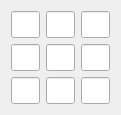
    <widget class="QWidget" name="verticalLayoutWidget_6">
     <property name="geometry">
      <rect>
       <x>150</x>
       <y>140</y>
       <width>121</width>
       <height>111</height>
      </rect>
     </property>
     <layout class="QVBoxLayout" name="verticalLayout_6">
      <item>
       <layout class="QHBoxLayout" name="horizontalLayout_14">
        <item>
         <widget class="QLineEdit" name="le_3_3">
          <property name="sizePolicy">
           <sizepolicy hsizetype="Expanding" vsizetype="Expanding">
            <horstretch>0</horstretch>
            <verstretch>0</verstretch>
           </sizepolicy>
          </property>
          <property name="font">
           <font>
            <pointsize>12</pointsize>
           </font>
          </property>
          <property name="mouseTracking">
           <bool>true</bool>
          </property>
          <property name="focusPolicy">
           <enum>Qt::ClickFocus</enum>
          </property>
          <property name="contextMenuPolicy">
           <enum>Qt::NoContextMenu</enum>
          </property>
          <property name="acceptDrops">
           <bool>false</bool>
          </property>
          <property name="alignment">
           <set>Qt::AlignCenter</set>
          </property>
         </widget>
        </item>
        <item>
         <widget class="QLineEdit" name="le_3_4">
          <property name="sizePolicy">
           <sizepolicy hsizetype="Expanding" vsizetype="Expanding">
            <horstretch>0</horstretch>
            <verstretch>0</verstretch>
           </sizepolicy>
          </property>
          <property name="font">
           <font>
            <pointsize>12</pointsize>
           </font>
          </property>
          <property name="mouseTracking">
           <bool>true</bool>
          </property>
          <property name="focusPolicy">
           <enum>Qt::ClickFocus</enum>
          </property>
          <property name="contextMenuPolicy">
           <enum>Qt::NoContextMenu</enum>
          </property>
          <property name="acceptDrops">
           <bool>false</bool>
          </property>
          <property name="alignment">
           <set>Qt::AlignCenter</set>
          </property>
         </widget>
        </item>
        <item>
         <widget class="QLineEdit" name="le_3_5">
          <property name="sizePolicy">
           <sizepolicy hsizetype="Expanding" vsizetype="Expanding">
            <horstretch>0</horstretch>
            <verstretch>0</verstretch>
           </sizepolicy>
          </property>
          <property name="font">
           <font>
            <pointsize>12</pointsize>
           </font>
          </property>
          <property name="mouseTracking">
           <bool>true</bool>
          </property>
          <property name="focusPolicy">
           <enum>Qt::ClickFocus</enum>
          </property>
          <property name="contextMenuPolicy">
           <enum>Qt::NoContextMenu</enum>
          </property>
          <property name="acceptDrops">
           <bool>false</bool>
          </property>
          <property name="alignment">
           <set>Qt::AlignCenter</set>
          </property>
         </widget>
        </item>
       </layout>
      </item>
      <item>
       <layout class="QHBoxLayout" name="horizontalLayout_15">
        <item>
         <widget class="QLineEdit" name="le_4_3">
          <property name="sizePolicy">
           <sizepolicy hsizetype="Expanding" vsizetype="Expanding">
            <horstretch>0</horstretch>
            <verstretch>0</verstretch>
           </sizepolicy>
          </property>
          <property name="font">
           <font>
            <pointsize>12</pointsize>
           </font>
          </property>
          <property name="mouseTracking">
           <bool>true</bool>
          </property>
          <property name="focusPolicy">
           <enum>Qt::ClickFocus</enum>
          </property>
          <property name="contextMenuPolicy">
           <enum>Qt::NoContextMenu</enum>
          </property>
          <property name="acceptDrops">
           <bool>false</bool>
          </property>
          <property name="alignment">
           <set>Qt::AlignCenter</set>
          </property>
         </widget>
        </item>
        <item>
         <widget class="QLineEdit" name="le_4_4">
          <property name="sizePolicy">
           <sizepolicy hsizetype="Expanding" vsizetype="Expanding">
            <horstretch>0</horstretch>
            <verstretch>0</verstretch>
           </sizepolicy>
          </property>
          <property name="font">
           <font>
            <pointsize>12</pointsize>
           </font>
          </property>
          <property name="mouseTracking">
           <bool>true</bool>
          </property>
          <property name="focusPolicy">
           <enum>Qt::ClickFocus</enum>
          </property>
          <property name="contextMenuPolicy">
           <enum>Qt::NoContextMenu</enum>
          </property>
          <property name="acceptDrops">
           <bool>false</bool>
          </property>
          <property name="alignment">
           <set>Qt::AlignCenter</set>
          </property>
         </widget>
        </item>
        <item>
         <widget class="QLineEdit" name="le_4_5">
          <property name="sizePolicy">
           <sizepolicy hsizetype="Expanding" vsizetype="Expanding">
            <horstretch>0</horstretch>
            <verstretch>0</verstretch>
           </sizepolicy>
          </property>
          <property name="font">
           <font>
            <pointsize>12</pointsize>
           </font>
          </property>
          <property name="mouseTracking">
           <bool>true</bool>
          </property>
          <property name="focusPolicy">
           <enum>Qt::ClickFocus</enum>
          </property>
          <property name="contextMenuPolicy">
           <enum>Qt::NoContextMenu</enum>
          </property>
          <property name="acceptDrops">
           <bool>false</bool>
          </property>
          <property name="alignment">
           <set>Qt::AlignCenter</set>
          </property>
         </widget>
        </item>
       </layout>
      </item>
      <item>
       <layout class="QHBoxLayout" name="horizontalLayout_16">
        <item>
         <widget class="QLineEdit" name="le_5_3">
          <property name="sizePolicy">
           <sizepolicy hsizetype="Expanding" vsizetype="Expanding">
            <horstretch>0</horstretch>
            <verstretch>0</verstretch>
           </sizepolicy>
          </property>
          <property name="font">
           <font>
            <pointsize>12</pointsize>
           </font>
          </property>
          <property name="mouseTracking">
           <bool>true</bool>
          </property>
          <property name="focusPolicy">
           <enum>Qt::ClickFocus</enum>
          </property>
          <property name="contextMenuPolicy">
           <enum>Qt::NoContextMenu</enum>
          </property>
          <property name="acceptDrops">
           <bool>false</bool>
          </property>
          <property name="alignment">
           <set>Qt::AlignCenter</set>
          </property>
         </widget>
        </item>
        <item>
         <widget class="QLineEdit" name="le_5_4">
          <property name="sizePolicy">
           <sizepolicy hsizetype="Expanding" vsizetype="Expanding">
            <horstretch>0</horstretch>
            <verstretch>0</verstretch>
           </sizepolicy>
          </property>
          <property name="font">
           <font>
            <pointsize>12</pointsize>
           </font>
          </property>
          <property name="mouseTracking">
           <bool>true</bool>
          </property>
          <property name="focusPolicy">
           <enum>Qt::ClickFocus</enum>
          </property>
          <property name="contextMenuPolicy">
           <enum>Qt::NoContextMenu</enum>
          </property>
          <property name="acceptDrops">
           <bool>false</bool>
          </property>
          <property name="alignment">
           <set>Qt::AlignCenter</set>
          </property>
         </widget>
        </item>
        <item>
         <widget class="QLineEdit" name="le_5_5">
          <property name="sizePolicy">
           <sizepolicy hsizetype="Expanding" vsizetype="Expanding">
            <horstretch>0</horstretch>
            <verstretch>0</verstretch>
           </sizepolicy>
          </property>
          <property name="font">
           <font>
            <pointsize>12</pointsize>
           </font>
          </property>
          <property name="mouseTracking">
           <bool>true</bool>
          </property>
          <property name="focusPolicy">
           <enum>Qt::ClickFocus</enum>
          </property>
          <property name="contextMenuPolicy">
           <enum>Qt::NoContextMenu</enum>
          </property>
          <property name="acceptDrops">
           <bool>false</bool>
          </property>
          <property name="alignment">
           <set>Qt::AlignCenter</set>
          </property>
         </widget>
        </item>
       </layout>
      </item>
     </layout>
    </widget>
